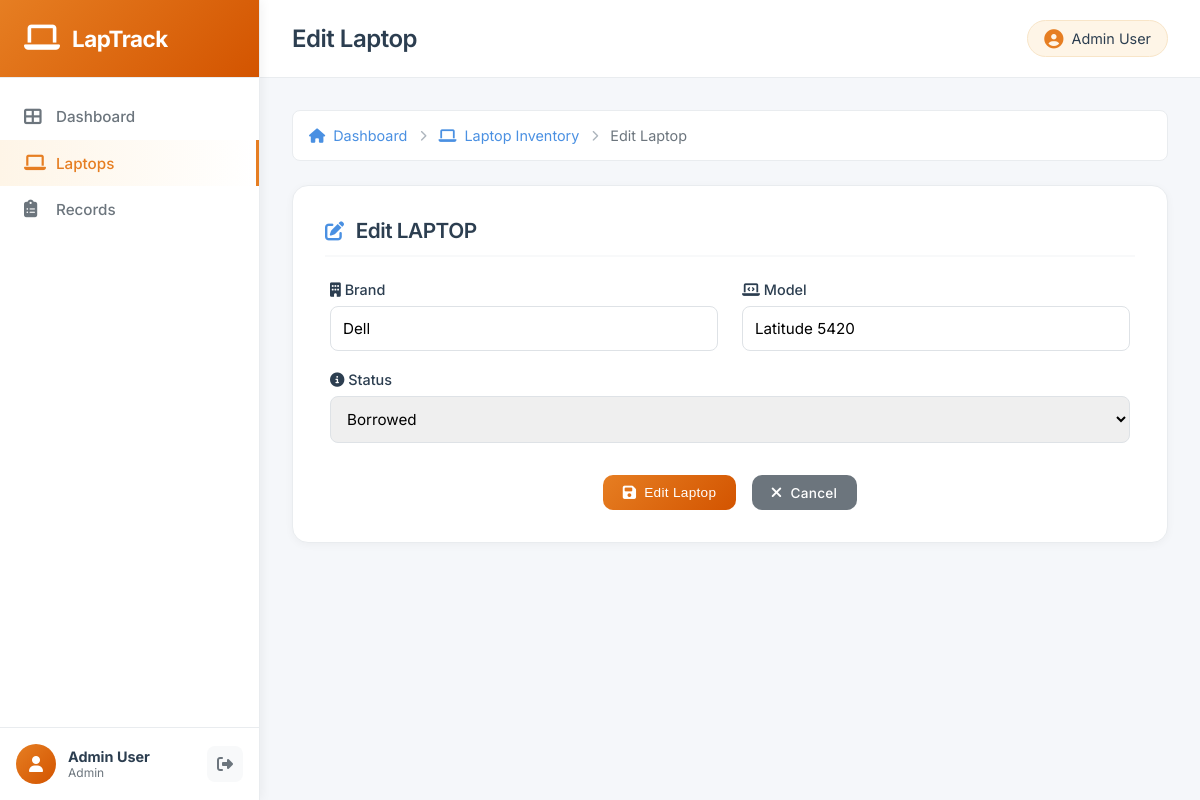
/admin/laptop/1/edit (signed in), run on the app's committed database.
### tables this page shows
CREATE TABLE laptops (
            laptop_id INTEGER PRIMARY KEY AUTOINCREMENT,
            brand TEXT NOT NULL,
            model TEXT NOT NULL,
            status TEXT NOT NULL DEFAULT 'available' CHECK(status IN ('available', 'borrowed', 'maintenance'))
        );

### app.py (the view, shortened to what this page needs)
@app.route('/admin/laptop/<int:laptop_id>/edit', methods=['GET', 'POST'])
@login_required
def edit_laptop(laptop_id):
    if session.get('role') != 'admin':
        flash('Access denied', 'error')
        return redirect(url_for('dashboard'))
    conn = get_db()
    laptop = conn.execute('SELECT * FROM laptops WHERE laptop_id = ?', (laptop_id,)).fetchone()
    conn.close()
    if not laptop:
        flash('Laptop not found', 'error')
        return redirect(url_for('admin_laptops'))
    return render_template('laptop_form.html', laptop=laptop, action='Edit')

### app.py (called while the page is built)
def get_db():
    conn = sqlite3.connect(DATABASE)
    conn.row_factory = sqlite3.Row
    return conn

def login_required(f):
    @wraps(f)
    def decorated_function(*args, **kwargs):
        if 'user_id' not in session:
            return redirect(url_for('login'))
        return f(*args, **kwargs)
    return decorated_function

### templates/laptop_form.html (shortened to what this page needs)
{% extends "base.html" %}
{% block page_title %}{{ action }} Laptop{% endblock %}
{% block content %}
<div class="breadcrumb">
    <a href="{{ url_for('dashboard') }}"><i class="fas fa-home"></i> Dashboard</a>
    <i class="fas fa-chevron-right"></i>
    <a href="{{ url_for('admin_laptops') }}"><i class="fas fa-laptop"></i> Laptop Inventory</a>
    <i class="fas fa-chevron-right"></i>
    <span>{{ action }} Laptop</span>
</div>
<section class="section">
    <h2><i class="fas fa-{% if laptop %}edit{% else %}plus-circle{% endif %}"></i> {{ action }} LAPTOP</h2>
    <form method="POST" class="laptop-form">
        <div class="form-row">
            <div class="form-group">
                <label><i class="fas fa-building"></i> Brand</label>
                <input type="text" name="brand" value="{{ laptop.brand if laptop else '' }}" required placeholder="e.g., Dell, HP, Lenovo">
            </div>
            <div class="form-group">
                <label><i class="fas fa-laptop-code"></i> Model</label>
                <input type="text" name="model" value="{{ laptop.model if laptop else '' }}" required placeholder="e.g., Latitude 5420">
            </div>
        </div>
        <div class="form-group">
            <label><i class="fas fa-info-circle"></i> Status</label>
            <select name="status" required>
                <option value="borrowed" {% if laptop and laptop.status == 'borrowed' %}selected{% endif %}>Borrowed</option>
            </select>
        </div>
        <div class="form-actions">
            <button type="submit" class="btn btn-primary">
                <i class="fas fa-{% if laptop %}save{% else %}plus{% endif %}"></i>
                {{ action }} Laptop
            </button>
            <a href="{% if laptop %}{{ url_for('laptop_history', laptop_id=laptop.laptop_id) }}{% else %}{{ url_for('admin_laptops') }}{% endif %}" class="btn btn-secondary">
                <i class="fas fa-times"></i> Cancel
            </a>
        </div>
    </form>
</section>
{% endblock %}

### static/style.css (style rules this page uses)
* { margin: 0; padding: 0; box-sizing: border-box; }
body { font-family: 'Inter', -apple-system, BlinkMacSystemFont, 'Segoe UI', sans-serif; background: #f5f7fa; min-height: 100vh; color: #2c3e50; }
.form-group { margin-bottom: 1.25rem; }
.form-group label { display: block; margin-bottom: 0.5rem; color: #2c3e50; font-weight: 500; font-size: 0.9rem; }
.form-group input, .form-group select, .form-group textarea { width: 100%; padding: 0.75rem; border: 1px solid #dee2e6; border-radius: 8px; font-size: 0.95rem; transition: all 0.2s; font-family: inherit; }
.btn { padding: 0.6rem 1.2rem; border: none; border-radius: 10px; cursor: pointer; font-size: 0.85rem; font-weight: 500; text-decoration: none; display: inline-flex; align-items: center; gap: 0.5rem; transition: all 0.3s; letter-spacing: 0.3px; }
.btn i { font-size: 0.95rem; }
.btn-primary { background: linear-gradient(135deg, #e67e22 0%, #d35400 100%); color: white; }
.btn-secondary { background: #6c757d; color: white; }
.section { background: white; padding: 2rem; border-radius: 12px; box-shadow: 0 2px 8px rgba(0,0,0,0.06); margin-bottom: 1.5rem; border: 1px solid #e9ecef; }
.section h2 { margin-bottom: 1.5rem; color: #2c3e50; font-size: 1.3rem; font-weight: 600; padding-bottom: 0.75rem; border-bottom: 2px solid #f8f9fa; display: flex; align-items: center; gap: 0.75rem; letter-spacing: -0.5px; }
.section h2 i { font-size: 1.2rem; color: #4a90e2; }
.breadcrumb { display: flex; align-items: center; gap: 0.75rem; margin-bottom: 1.5rem; padding: 1rem; background: white; border-radius: 8px; font-size: 0.9rem; }
.breadcrumb a { color: #1e3c72; text-decoration: none; display: flex; align-items: center; gap: 0.5rem; transition: color 0.3s; }
.breadcrumb i.fa-chevron-right { color: #95a5a6; font-size: 0.7rem; }
.breadcrumb span { color: #7f8c8d; }
.section { background: white; padding: 2rem; border-radius: 16px; border: 1px solid #e9ecef; margin-bottom: 1.5rem; box-shadow: 0 2px 8px rgba(0,0,0,0.04); }
.form-row { display: grid; grid-template-columns: 1fr 1fr; gap: 1.5rem; }
.laptop-form { max-width: 800px; margin: 0 auto; }
.form-actions { display: flex; gap: 1rem; margin-top: 2rem; justify-content: center; }
.breadcrumb { display: flex; align-items: center; gap: 0.75rem; margin-bottom: 1.5rem; padding: 1rem; background: white; border-radius: 8px; font-size: 0.9rem; border: 1px solid #e9ecef; }
.breadcrumb a { color: #4a90e2; text-decoration: none; display: flex; align-items: center; gap: 0.5rem; transition: color 0.2s; }
.breadcrumb i.fa-chevron-right { color: #adb5bd; font-size: 0.7rem; }
.breadcrumb span { color: #6c757d; }

### data on the page
laptops: brand "Dell", model "Latitude 5420", status "Borrowed"

### other printed values
{{ session.name }} "Admin User"
{{ session.role|capitalize }} "Admin"
{{ action }} "Edit"
